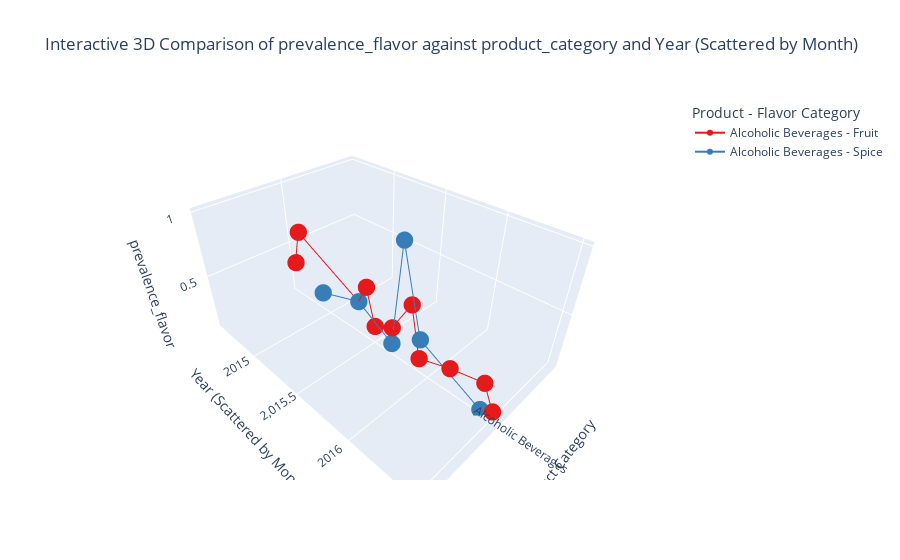

Notebook code cell kept with this figure:
### Code cell
from functions import compare_flavors

compare_flavors(
    df,
    predictor1="product_category",  # X-axis: Product Category
    predictor2="year",  # Y-axis: Year, but data points are scattered by month
    target="prevalence_flavor",  # Z-axis: Flavor Prevalence
    color_by="flavor_category",
    category_list=["Alcoholic Beverages"], 
    year_range=(2015, 2016), 
    country_list=["AU"], 
    flavor_list=["Fruit", "Spice"]
)

### Figure 1 — Plotly figure (JSON) as saved in the notebook; plotly's stock layout.template omitted (floating-point values rounded to 4 significant figures)
{"data": [{"line": {"color": "rgb(228,26,28)", "width": 2}, "marker": {"color": "rgb(228,26,28)", "size": 6}, "mode": "markers+lines", "name": "Alcoholic Beverages - Fruit", "type": "scatter3d", "x": ["Alcoholic Beverages", "Alcoholic Beverages", "Alcoholic Beverages", "Alcoholic Beverages", "Alcoholic Beverages", "Alcoholic Beverages", "Alcoholic Beverages", "Alcoholic Beverages", "Alcoholic Beverages", "Alcoholic Beverages", "Alcoholic Beverages"], "y": [2015.0, 2015.0, 2015.0, 2015.0, 2016.0, 2016.0, 2016.0, 2016.0, 2016.0, 2016.0, 2016.0], "z": [0.3333, 0.6429, 0.3333, 0.5, 0.2, 0.2857, 0.5714, 0.1667, 0.25, 0.3077, 0.125]}, {"line": {"color": "rgb(55,126,184)", "width": 2}, "marker": {"color": "rgb(55,126,184)", "size": 6}, "mode": "markers+lines", "name": "Alcoholic Beverages - Spice", "type": "scatter3d", "x": ["Alcoholic Beverages", "Alcoholic Beverages", "Alcoholic Beverages", "Alcoholic Beverages", "Alcoholic Beverages", "Alcoholic Beverages"], "y": [2015.0, 2015.0, 2016.0, 2016.0, 2016.0, 2016.0], "z": [0.2, 0.3333, 0.1429, 1.0, 0.3333, 0.07692]}], "layout": {"legend": {"title": {"text": "Product - Flavor Category"}}, "scene": {"xaxis": {"title": {"text": "Product Category"}}, "yaxis": {"title": {"text": "Year (Scattered by Month)"}}, "zaxis": {"title": {"text": "prevalence_flavor"}}}, "title": {"text": "Interactive 3D Comparison of prevalence_flavor against product_category and Year (Scattered by Month)"}}}
